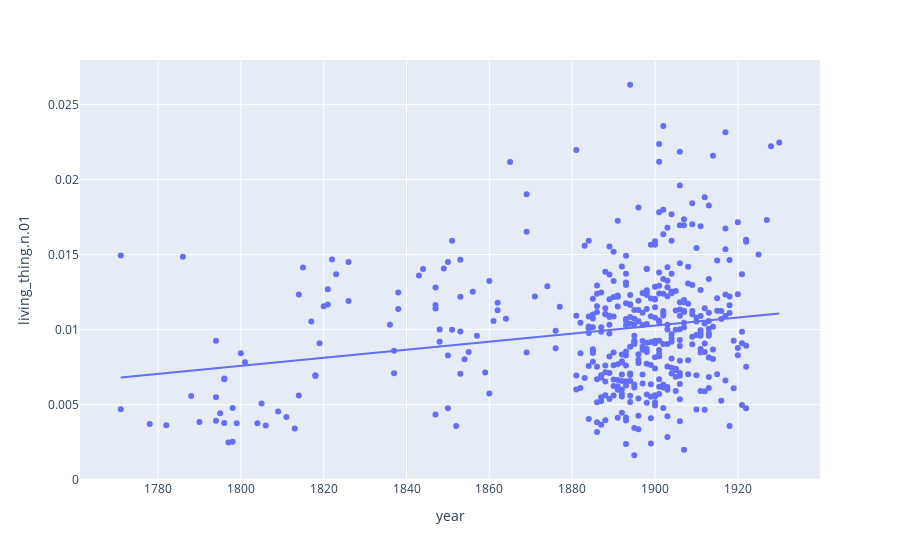

Notebook code cell kept with this figure:
### Code cell
px.scatter(df, x='year', y='living_thing.n.01', trendline='ols')

### Figure 1 — Plotly figure (JSON) as saved in the notebook; plotly's stock layout.template omitted (floating-point values rounded to 4 significant figures; data arrays with more than 128 entries replaced by an {"elided": "..."} marker saying what was removed)
{"data": [{"hovertemplate": "year=%{x}<br>living_thing.n.01=%{y}<extra></extra>", "legendgroup": "", "marker": {"color": "#636efa", "symbol": "circle"}, "mode": "markers", "name": "", "orientation": "v", "showlegend": false, "type": "scatter", "x": {"elided": "437 int values"}, "xaxis": "x", "y": {"elided": "437 float values"}, "yaxis": "y"}, {"hovertemplate": "<b>OLS trendline</b><br>living_thing.n.01 = 2.68664e-05 * year + -0.0407717<br>R<sup>2</sup>=0.042244<br><br>year=%{x}<br>living_thing.n.01=%{y} <b>(trend)</b><extra></extra>", "legendgroup": "", "marker": {"color": "#636efa", "symbol": "circle"}, "mode": "lines", "name": "", "showlegend": false, "type": "scatter", "x": {"elided": "437 int values"}, "xaxis": "x", "y": {"elided": "437 float values"}, "yaxis": "y"}], "layout": {"autosize": true, "legend": {"tracegroupgap": 0}, "margin": {"t": 60}, "xaxis": {"anchor": "y", "autorange": true, "domain": [0, 1], "range": [1761.0, 1940.0], "title": {"text": "year"}, "type": "linear"}, "yaxis": {"anchor": "x", "autorange": true, "domain": [0, 1], "range": [-0.0002768, 0.02822], "title": {"text": "living_thing.n.01"}, "type": "linear"}}}
